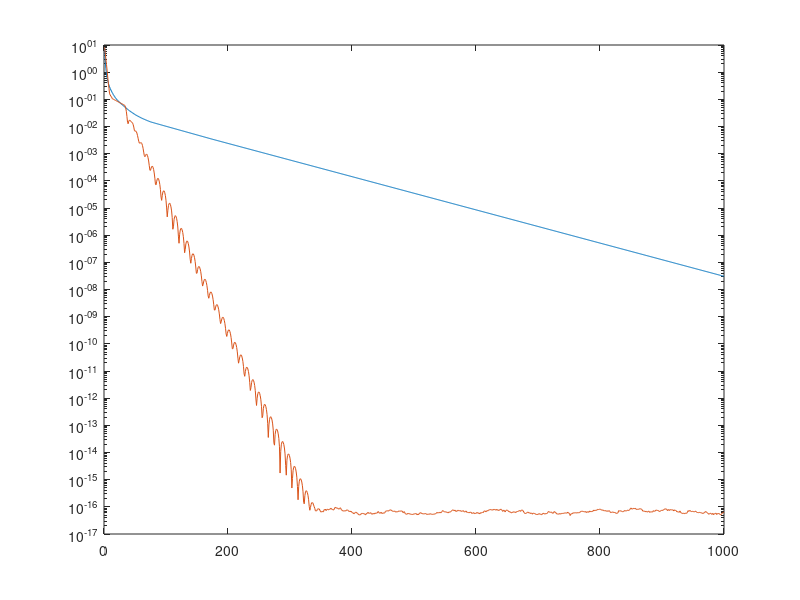

The MATLAB script that drew this image:
clear;
clc;

m = 5;
n = 200;

A = rand(m,n);
b = rand(m,1);

% alternating projection
x_ap(:,1) = rand(n,1);
i = 1;
res_ap(1) = norm(x_ap(:,1),2);

while (size(res_ap) < 1000)
    i = i + 1;
    % project into affine set
    x_ap(:,i) = x_ap(:,i-1) + A'/(A*A')*(b-A*x_ap(:,i-1));
    
    i = i + 1;
    % project into positive orthant
    x_ap(:,i) = max(0, x_ap(:,i-1));
    
    % res_ap(ceil(i/2)) = norm(A*x_ap(:,i) - b,2);
    res_ap(ceil(i/2)) = norm(x_ap(:,i) - x_ap(:,i-1),2);
end

% Douglas-Rachford
x_dr = rand(n,1);
lambda_dr = rand(m,1);
p_dr = rand(n,1);
q_dr = rand(m,1);
eta = 0.1;
i = 1;
res_dr(1) = norm(x_dr(:,1),2);

while (size(res_dr) < 1000)
    % project onto positive orthant
    x_dr_half(:,i) = max(0, p_dr(:,i));
    % proximal for norm
    lambda_dr_half(:,i) = (q_dr(:,i) - eta*b)/(1+eta);
    
    % update full step
    tmp = inv([eye(n), eta*A'; -eta*A, eye(m)])*[2*x_dr_half(:,i)-p_dr(:,i);2*lambda_dr_half(:,i)-q_dr(:,i)];
    x_dr(:,i+1) = tmp(1:n);
    lambda_dr(:,i+1) = tmp(n+1:n+m);
    
    % update p and q
    p_dr(:,i+1) = p_dr(:,i) + x_dr(:,i+1) - x_dr_half(:,i);
    q_dr(:,i+1) = q_dr(:,i) + lambda_dr(:,i+1) - lambda_dr_half(:,i);
    
    i = i + 1;
    % res_dr(i) = norm(A*x_dr(:,i) - b,2);
    res_dr(i) = norm(x_dr(:,i) - x_dr_half(:,i-1),2);
end

semilogy(res_ap)
hold on
semilogy(res_dr)